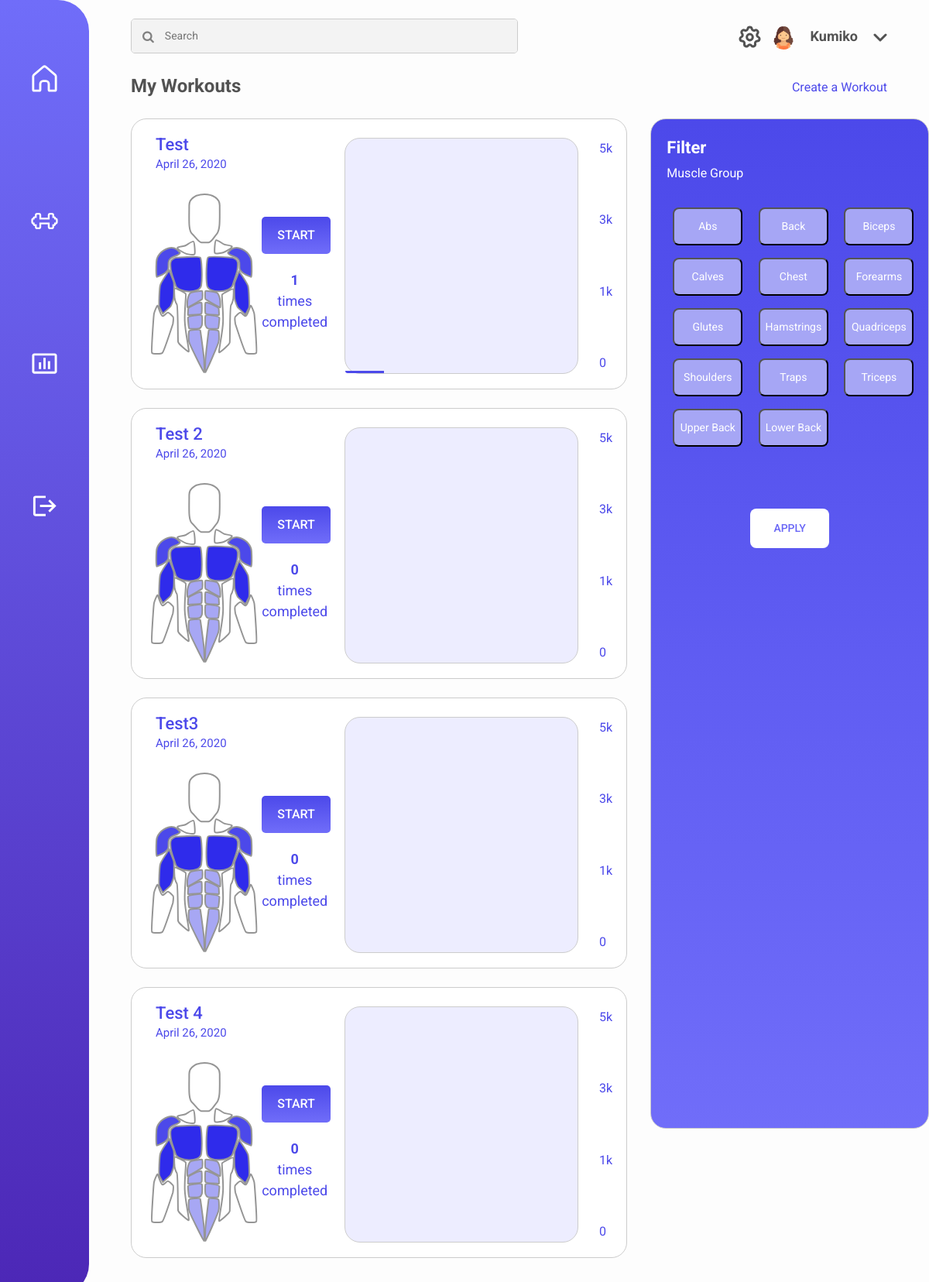
The page /workouts/ (signed in) on the database as committed earlier.
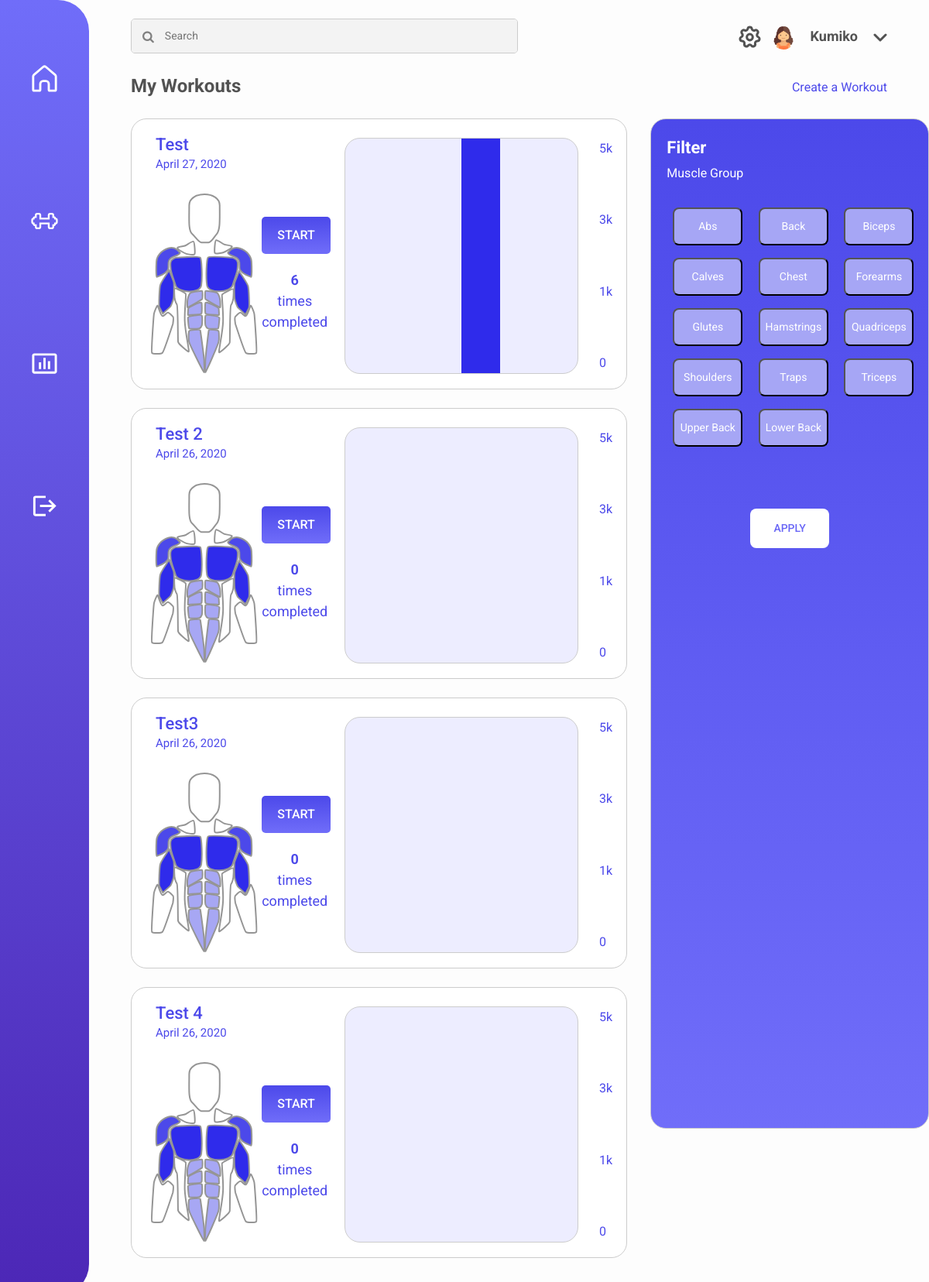
The same page on the database as committed later.
### dashboard/models.py (models this page shows)
class Workout(models.Model):
	times_completed = models.IntegerField()
	date_created = models.DateField(auto_now_add=True)
	last_date_completed = models.DateField(auto_now=True)
	name = models.CharField(max_length=120)
	avg_time_completed = models.DurationField(default=timedelta(minutes=0))
	total_time = models.DurationField(default=timedelta(minutes=0))
	user = models.ForeignKey(User, on_delete=models.CASCADE)
	weight_lifted = models.DecimalField(max_digits=5, decimal_places=1, default=0)

class Exercise(models.Model):
	exercise_type = models.ForeignKey(ExerciseType, on_delete=models.CASCADE)
	num_reps = models.IntegerField()
	num_sets = models.IntegerField()
	weight_lifted = models.DecimalField(max_digits=5, decimal_places=1)
	weight = models.DecimalField(max_digits=5, decimal_places=1)
	workout = models.ForeignKey('Workout', on_delete=models.CASCADE)

### dashboard/views.py (the view, shortened to what this page needs)
# urls.py: path('workouts/', workouts_view),
@login_required
def workouts_view(request):
	workouts = Workout.objects.filter(user=request.user)
	exercises = []
	for workout in workouts:
		for exercise in Exercise.objects.filter(workout=workout):
			exercises.append(exercise)
	return render(request, 'workouts.html', {'workouts':workouts, 'exercises':exercises})

### templates/workouts.html (shortened to what the changed rows need)
<!DOCTYPE html>
<html lang="en">
<head>
    {% load static %}
    <link rel="stylesheet" href="https://cdnjs.cloudflare.com/ajax/libs/font-awesome/4.7.0/css/font-awesome.min.css">
    <link href="{% static 'fitnessing/css/dashboard.css' %}" rel="stylesheet">
    <link rel="stylesheet" href="https://stackpath.bootstrapcdn.com/bootstrap/4.4.1/css/bootstrap.min.css">
</head>
<body>
    <div class="container-fluid main">
        <div class="row p-4 mx-0 pr-4">
            <div class="col-sm-8">
                {% if workouts|length > 0 %}
                {% for workout in workouts %}
                <div class="row workouts_container mx-0 mb-4">
                    <div class="col-sm-5">
                        <div class="row p-3">
                            <div class="col-sm-12">
                                <p class="muscle_group mb-2">{{workout.name}}</p>
                                <p class="day mb-0">{{workout.last_date_completed}}</p>
                            </div>
                        </div>
                        <div class="row">
                            <div class="col-sm-6">
                                <img class="diagram" src="{% static 'fitnessing/images/Muscles.svg' %}">
                            </div>
                            <div class="col-sm-6">
                                <div class="start" onclick="location.href='/current-workout/' + {{ workout.id }} ">START</div>
                                <p class="completed"><b>{{workout.times_completed}}</b><br>times<br>completed</p>
                            </div>
                        </div>
                    </div>
                    <div class="col-sm-6 p-4">
                        <div class="row graph_container">
                            {% for exercise in exercises %}
                                {% if exercise.workout == workout %}
                                    {% widthratio exercise.weight_lifted 1 exercise.workout.times_completed as weight %}
                                    {% widthratio weight 2.205 1 as kg %}
                                    {% widthratio kg 5000 100 as percent %}
                                    {% if percent|add:0 > 100 %}
                                        {% with 100 as cap %}
                                            {% if forloop.counter0 == 3 %}
                                            <div class="col-sm-2 bar4" style="height: {{cap}}% !important"></div>
                                            {% endif %}
                                        {% endwith %}
                                    {% else %}
                                    {% if forloop.counter0 == 0 %}
                                        <div class="col-sm-2 bar1" style="height: {{percent}}% !important"></div>
                                        {% endif %}
                                    {% endif %}
                                {% endif %}
                            {% endfor %}
                        </div>
                    </div>
                    <div class="col-sm-1">
                        <div class="measurements">
                            <p>5k</p>
                            <p>3k</p>
                            <p>1k</p>
                            <p>0</p>
                        </div>
                    </div>
                </div>
                {% endfor %}
                {% else %}
                <div class="col-sm-12 text-center mt-4 pt-4">
                    <p class="empty_workouts">You have no workouts added yet. Go on and add your first one!</p>
                </div>
                {% endif %}
            </div>
        </div>
    </div>
</body>
</html>

Rows that differ between the two databases and show on the page:
changed Workout "Test": loses Exercise ({{ percent }} 1 (drawn)); gains Exercise ({{ cap }} 100 (drawn)); last_date_completed "April 26, 2020" → "April 27, 2020"; times_completed "1" → "6"
